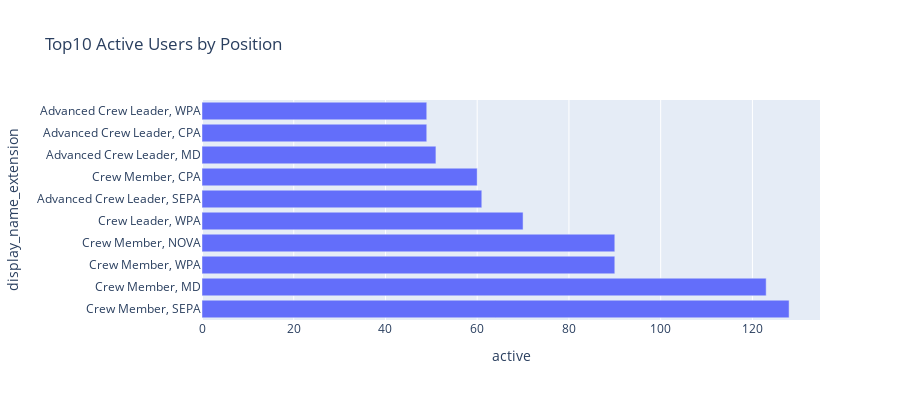

Notebook cell for this chart:
### Code cell
# Active Users by Position
# Group by display_name_extension
print(f"The number of unique positions names is {df_users_active['display_name_extension'].nunique()}")
position_size = df_users_active.groupby('display_name_extension')['state'].value_counts().unstack().fillna(0).sort_values('active', ascending=False).head(10)
#print(position_size.sample(10))

# Plotting
fig = px.bar(position_size,              
             x='active',            
             title='Top10 Active Users by Position',
             height=400
             )

# Update layout
fig.update_layout(barmode='stack')

fig.show()

### Figure 1 — Plotly figure (JSON) as saved in the notebook; plotly's stock layout.template omitted (floating-point values rounded to 4 significant figures)
{"data": [{"alignmentgroup": "True", "hovertemplate": "active=%{x}<br>display_name_extension=%{y}<extra></extra>", "legendgroup": "", "marker": {"color": "#636efa", "pattern": {"shape": ""}}, "name": "", "offsetgroup": "", "orientation": "h", "showlegend": false, "textposition": "auto", "type": "bar", "x": [128, 123, 90, 90, 70, 61, 60, 51, 49, 49], "xaxis": "x", "y": ["Crew Member, SEPA", "Crew Member, MD", "Crew Member, WPA", "Crew Member, NOVA", "Crew Leader, WPA", "Advanced Crew Leader, SEPA", "Crew Member, CPA", "Advanced Crew Leader, MD", "Advanced Crew Leader, CPA", "Advanced Crew Leader, WPA"], "yaxis": "y"}], "layout": {"barmode": "stack", "height": 400, "legend": {"tracegroupgap": 0}, "title": {"text": "Top10 Active Users by Position"}, "xaxis": {"anchor": "y", "domain": [0, 1], "title": {"text": "active"}}, "yaxis": {"anchor": "x", "domain": [0, 1], "title": {"text": "display_name_extension"}}}}
